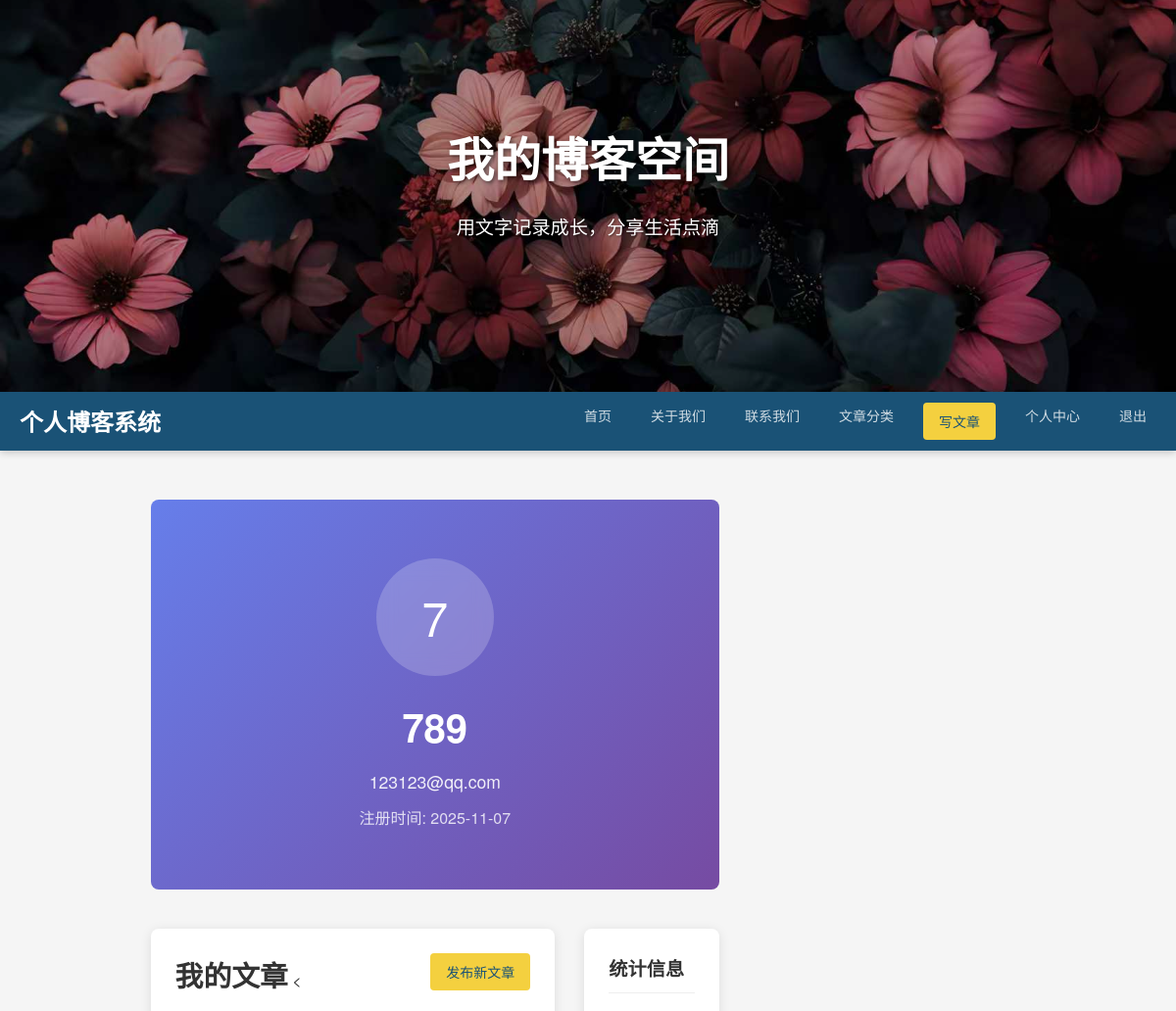
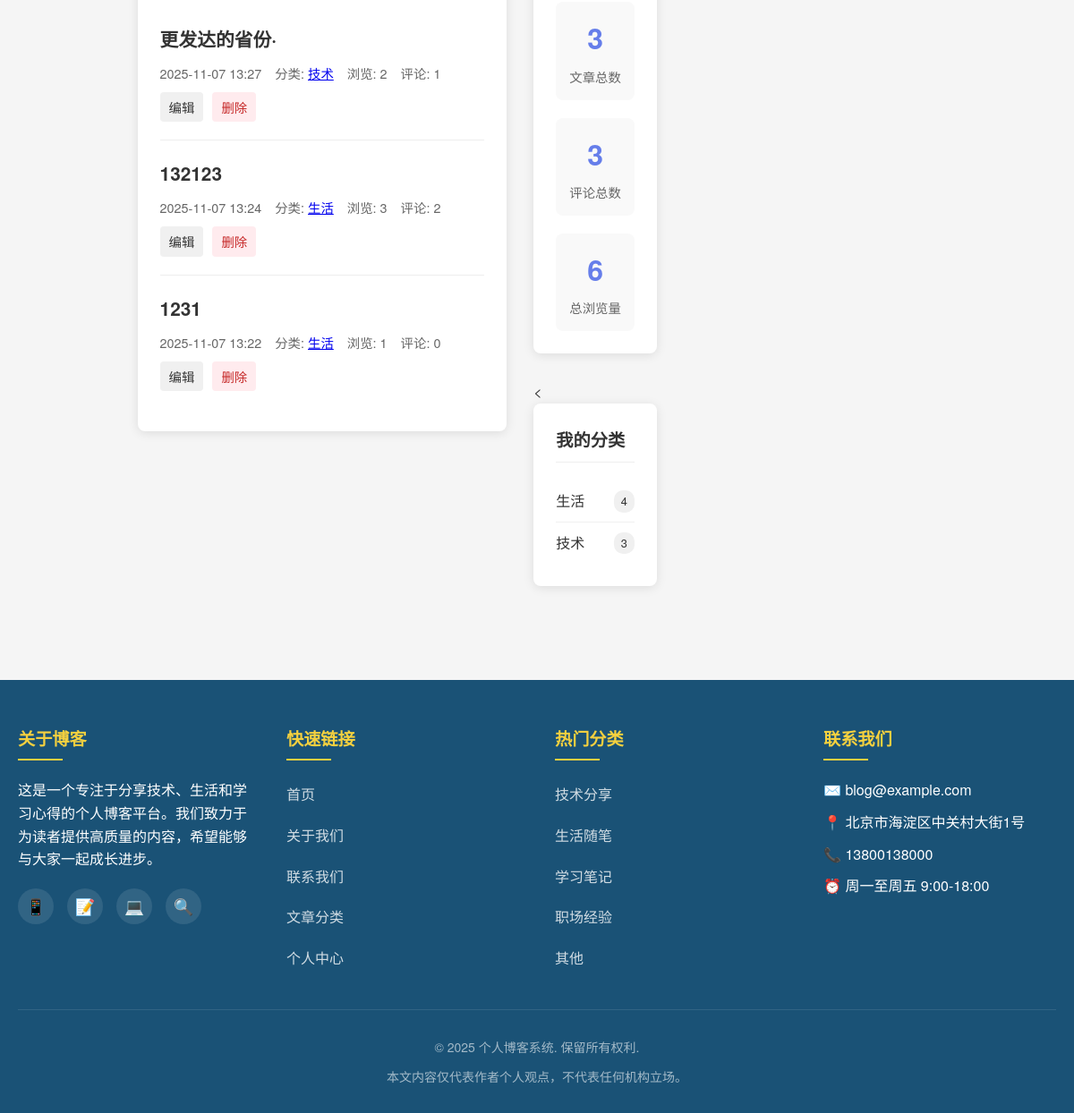
Page /profile (signed in) on the committed database (2 pictures, top to bottom).
### app.py (models this page shows)
class User(db.Model):
    id = db.Column(db.Integer, primary_key=True)
    username = db.Column(db.String(50), unique=True, nullable=False)
    email = db.Column(db.String(100), unique=True, nullable=False)
    password_hash = db.Column(db.String(200), nullable=False)
    created_at = db.Column(db.DateTime, default=datetime.utcnow)
    posts = db.relationship('Post', backref='author', lazy=True)
    comments = db.relationship('Comment', backref='author', lazy=True)

class Post(db.Model):
    id = db.Column(db.Integer, primary_key=True)
    title = db.Column(db.String(100), nullable=False)
    content = db.Column(db.Text, nullable=False)
    created_at = db.Column(db.DateTime, default=datetime.utcnow)
    updated_at = db.Column(db.DateTime, default=datetime.utcnow, onupdate=datetime.utcnow)
    views = db.Column(db.Integer, default=0)
    likes = db.Column(db.Integer, default=0)
    author_id = db.Column(db.Integer, db.ForeignKey('user.id'), nullable=False)
    category_id = db.Column(db.Integer, db.ForeignKey('category.id'), nullable=False)
    comments = db.relationship('Comment', backref='post', lazy=True)
    tags = db.relationship('Tag', secondary='post_tags', backref='posts')

class Category(db.Model):
    id = db.Column(db.Integer, primary_key=True)
    name = db.Column(db.String(50), unique=True, nullable=False)
    posts = db.relationship('Post', backref='category', lazy=True)

### app.py (the view)
@app.route('/profile')
def profile():
    if 'user_id' not in session:
        flash('请先登录', 'warning')
        return redirect(url_for('login'))
    user = User.query.get(session['user_id'])
    user_posts = Post.query.filter_by(author_id=user.id).order_by(Post.created_at.desc()).all()
    post_count = Post.query.filter_by(author_id=user.id).count()
    comment_count = Comment.query.join(Post).filter(Post.author_id == user.id).count()
    view_count = sum(post.views for post in user_posts)
    user_categories = Category.query.join(Post).filter(Post.author_id == user.id).distinct().all()
    return render_template('profile.html', user=user, posts=user_posts,
                           post_count=post_count, comment_count=comment_count, view_count=view_count,
                           user_categories=user_categories)

### app.py (called while the page is built)
@app.context_processor
def inject_user():
    from datetime import datetime
    if 'user_id' in session:
        user = User.query.get(session['user_id'])
        return dict(current_user=user, now=datetime.now())
    return dict(current_user=None, now=datetime.now())

### templates/profile.html (shortened to what this page needs)
{% extends "base.html" %}
{% block content %}
    <div class="container">
        <div class="profile-header">
            <div class="profile-info">
                <div class="avatar">{{ current_user.username[0].upper() }}</div>
                <h1 class="username">{{ current_user.username }}</h1>
                <p class="email">{{ current_user.email }}</p>
                <p class="join-date">注册时间: {{ current_user.created_at.strftime('%Y-%m-%d') }}</p>
            </div>
        </div>
        <div class="profile-content">
            <div class="main-content">
                <div class="card">
                    <h2 class="section-title">我的文章</h2>
                    <a href="{{ url_for('add_post') }}" class="btn btn-primary add-post-btn">发布新文章</a>
                    <
                    {% if posts %}
                        <div class="post-list">
                            {% for post in posts %}
                            <div class="post-item">
                                <h3 class="post-title">
                                    <a href="{{ url_for('post_detail', post_id=post.id) }}">{{ post.title }}</a>
                                </h3>
                                <div class="post-meta">
                                    <span class="date">{{ post.created_at.strftime('%Y-%m-%d %H:%M') }}</span>
                                    <span class="category">分类: <a href="{{ url_for('category_posts', category_id=post.category.id) }}">{{ post.category.name }}</a></span>
                                    <span class="views">浏览: {{ post.views }}</span>
                                    <span class="comments">评论: {{ post.comments|length }}</span>
                                </div>
                                <div class="post-actions">
                                    <a href="{{ url_for('edit_post', post_id=post.id) }}" class="action-btn edit">编辑</a>
                                    <a href="{{ url_for('delete_post', post_id=post.id) }}" class="action-btn delete" onclick="return confirm('确定要删除这篇文章吗？此操作不可恢复。')">删除</a>
                                </div>
                            </div>
                            {% endfor %}
                        </div>
                    {% else %}
                        <div class="no-posts">
                            <p>还没有发布任何文章，<a href="{{ url_for('add_post') }}">立即发布</a>一篇吧！</p>
                        </div>
                    {% endif %}
                </div>
            </div>
            <div class="sidebar">
                <div class="card stats-card">
                    <h3 class="card-title">统计信息</h3>
                    <div class="stats">
                        <div class="stat-item">
                            <span class="stat-value">{{ post_count }}</span>
                            <span class="stat-label">文章总数</span>
                        </div>
                        <div class="stat-item">
                            <span class="stat-value">{{ comment_count }}</span>
                            <span class="stat-label">评论总数</span>
                        </div>
                        <div class="stat-item">
                            <span class="stat-value">{{ view_count }}</span>
                            <span class="stat-label">总浏览量</span>
                        </div>
                    </div>
                </div>
                <
                <div class="card categories-card">
                    <h3 class="card-title">我的分类</h3>
                    <div class="category-list">
                        {% if user_categories %}
                            {% for category in user_categories %}
                            <a href="{{ url_for('category_posts', category_id=category.id) }}" class="category-item">
                                <span class="category-name">{{ category.name }}</span>
                                <span class="category-count">{{ category.posts|length }}</span>
                            </a>
                            {% endfor %}
                        {% else %}
                            <p class="no-categories">还没有创建分类</p>
                        {% endif %}
                    </div>
                </div>
            </div>
        </div>
    </div>
{% endblock %}

### templates/base.html (shortened to what this page needs)
<!DOCTYPE html>
<html lang="zh-CN">
<head>
</head>
<body>
    <div class="header-banner">
        <div class="header-overlay"></div>
        <div class="header-content">
            <h1 class="header-title">我的博客空间</h1>
            <p class="header-subtitle">用文字记录成长，分享生活点滴</p>
        </div>
    </div>
    <nav class="navbar">
        <div class="navbar-container">
            <a href="{{ url_for('index') }}" class="navbar-brand">个人博客系统</a>
            <ul class="navbar-nav">
                <li class="nav-item"><a href="{{ url_for('index') }}" class="nav-link">首页</a></li>
            <li class="nav-item"><a href="{{ url_for('about_us') }}" class="nav-link">关于我们</a></li>
            <li class="nav-item"><a href="{{ url_for('contact') }}" class="nav-link">联系我们</a></li>
            <li class="nav-item"><a href="{{ url_for('categories') }}" class="nav-link">文章分类</a></li>
                {% if current_user %}
                <li class="nav-item"><a href="{{ url_for('add_post') }}" class="btn">写文章</a></li>
                <li class="nav-item"><a href="{{ url_for('profile') }}" class="nav-link">个人中心</a></li>
                <li class="nav-item"><a href="{{ url_for('logout') }}" class="nav-link">退出</a></li>
                {% else %}
                <li class="nav-item"><a href="{{ url_for('login') }}" class="nav-link">登录</a></li>
                <li class="nav-item"><a href="{{ url_for('register') }}" class="btn">注册</a></li>
                {% endif %}
            </ul>
        </div>
    </nav>
    <div class="container">
        <div class="content-grid">
            {% block content %}{% endblock %}
        </div>
    </div>
    <footer>
        <div class="footer-content">
            <div class="footer-grid">
                <div class="footer-column">
                    <h3>关于博客</h3>
                    <p>这是一个专注于分享技术、生活和学习心得的个人博客平台。我们致力于为读者提供高质量的内容，希望能够与大家一起成长进步。</p>
                    <div class="social-links">
                        <a href="#" class="social-link" title="微信">📱</a>
                        <a href="#" class="social-link" title="微博">📝</a>
                        <a href="#" class="social-link" title="GitHub">💻</a>
                        <a href="#" class="social-link" title="知乎">🔍</a>
                    </div>
                </div>
                <div class="footer-column">
                    <h3>快速链接</h3>
                    <ul class="footer-links">
                        <li><a href="{{ url_for('index') }}">首页</a></li>
                        <li><a href="{{ url_for('about_us') }}">关于我们</a></li>
                        <li><a href="{{ url_for('contact') }}">联系我们</a></li>
                        <li><a href="{{ url_for('categories') }}">文章分类</a></li>
                        <li><a href="{{ url_for('profile') }}">个人中心</a></li>
                    </ul>
                </div>
                <div class="footer-column">
                    <h3>热门分类</h3>
                    <ul class="footer-links">
                        <li><a href="#">技术分享</a></li>
                        <li><a href="#">生活随笔</a></li>
                        <li><a href="#">学习笔记</a></li>
                        <li><a href="#">职场经验</a></li>
                        <li><a href="#">其他</a></li>
                    </ul>
                </div>
                <div class="footer-column">
                    <h3>联系我们</h3>
                    <ul class="footer-contact-info">
                        <li>✉️ blog@example.com</li>
                        <li>📍 北京市海淀区中关村大街1号</li>
                        <li>📞 13800138000</li>
                        <li>⏰ 周一至周五 9:00-18:00</li>
                    </ul>
                </div>
            </div>
            <div class="footer-bottom">
                <p>&copy; {{ now.year }} 个人博客系统. 保留所有权利.</p>
                <p style="margin-top: 10px;">本文内容仅代表作者个人观点，不代表任何机构立场。</p>
            </div>
        </div>
    </footer>
</body>
</html>

### templates/profile.html (style rules this page uses)
.profile-header { background: linear-gradient(135deg, #667eea 0%, #764ba2 100%); color: white; padding: 60px 0; margin-bottom: 40px; border-radius: 8px; }
.profile-info { text-align: center; }
.avatar { width: 120px; height: 120px; background: rgba(255, 255, 255, 0.2); border-radius: 50%; display: flex; align-items: center; justify-content: center; font-size: 48px; margin: 0 auto 20px; backdrop-filter: blur(10px); }
.username { font-size: 2.5rem; margin: 0 0 10px; font-weight: 600; }
.email { font-size: 1.1rem; opacity: 0.9; margin: 0 0 10px; }
.join-date { opacity: 0.8; margin: 0; }
.profile-content { display: grid; grid-template-columns: 3fr 1fr; gap: 30px; }
.section-title { font-size: 1.8rem; margin-bottom: 20px; color: #333; display: inline-block; }
.add-post-btn { float: right; margin-bottom: 20px; }
.post-item { border-bottom: 1px solid #eee; padding: 20px 0; }
.post-item:last-child { border-bottom: none; }
.post-title { margin: 0 0 10px; font-size: 1.3rem; }
.post-title a { color: #333; text-decoration: none; }
.post-meta { font-size: 0.9rem; color: #666; margin-bottom: 10px; display: flex; flex-wrap: wrap; gap: 15px; }
.post-actions { display: flex; gap: 10px; }
.action-btn { padding: 5px 10px; border-radius: 4px; text-decoration: none; font-size: 0.9rem; transition: background-color 0.3s ease; }
.action-btn.edit { background: #f0f0f0; color: #333; }
.action-btn.delete { background: #ffebee; color: #c62828; }
.stats-card { margin-bottom: 30px; }
.card-title { font-size: 1.2rem; margin-bottom: 20px; color: #333; padding-bottom: 10px; border-bottom: 1px solid #eee; }
.stats { display: grid; grid-template-columns: 1fr; gap: 20px; }
.stat-item { text-align: center; padding: 15px; background: #f9f9f9; border-radius: 8px; }
.stat-value { display: block; font-size: 2rem; font-weight: 600; color: #667eea; margin-bottom: 5px; }
.stat-label { display: block; font-size: 0.9rem; color: #666; }
.category-item { display: flex; justify-content: space-between; align-items: center; padding: 10px 0; color: #333; text-decoration: none; border-bottom: 1px solid #f0f0f0; }
.category-item:last-child { border-bottom: none; }
.category-count { background: #f0f0f0; padding: 2px 8px; border-radius: 10px; font-size: 0.8rem; }

### rows in the picture
User: username "7", username "789", email "123123@qq.com", created_at "2025-11-07"
Post: title "更发达的省份·", created_at "2025-11-07 13:27", category.name "技术", views "2", comments|length "1"
Post: title "132123", created_at "2025-11-07 13:24", category.name "生活", views "3", comments|length "2"
Post: title "1231", created_at "2025-11-07 13:22", category.name "生活", views "1", comments|length "0"
Category: name "生活", posts|length "4"
Category: name "技术", posts|length "3"

### other values in the picture
{{ post_count }} "3"
{{ comment_count }} "3"
{{ view_count }} "6"
